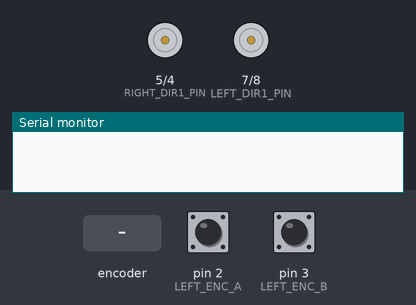
Bench run of a sketch on a simulated Arduino Uno, built with avr-gcc and run on an emulated ATmega328P. Shown: motor-driver pin pairs drawn as motors (green arrow = first pin HIGH = forward, orange = second pin HIGH = backward, longer = more drive, scaled by the enable pin), the last lines printed to the serial monitor. The test bench sets the inputs (shaded band); at power-on: pin 2 (LEFT_ENC_A) HIGH, pin 3 (LEFT_ENC_B) HIGH.

Above: at 0.1 s.
At 6.2 s:
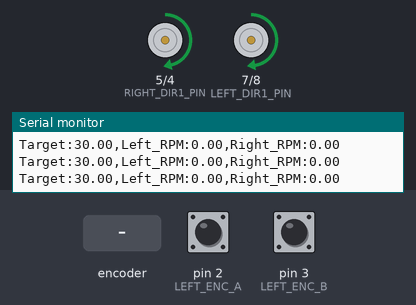
6.3 s: rotary encoder on pin 2 (LEFT_ENC_A) / pin 3 (LEFT_ENC_B) turned 1 step (first pin leading)
At 9.4 s:
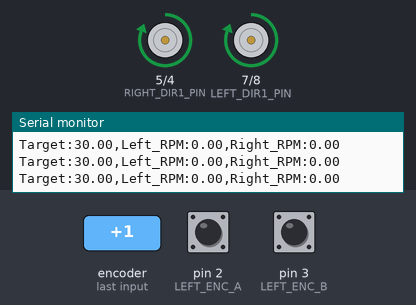
Timing chart, 0 to 10.9 s (numbered marks = the images above; inputs shaded):
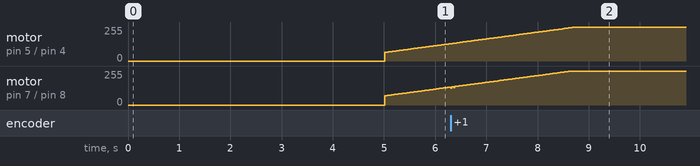

The sketch:

motors_target_rpm_old.ino
```cpp
// ================================================================
// PIN DEFINITIONS
// ================================================================
// Left Motor Pins
const int LEFT_PWM_PIN = 11;
const int LEFT_DIR1_PIN = 7;
const int LEFT_DIR2_PIN = 8;
const int LEFT_ENC_A = 2;  // Hardware Interrupt Pin
const int LEFT_ENC_B = 3;

// Right Motor Pins
const int RIGHT_PWM_PIN = 6;
const int RIGHT_DIR1_PIN = 5;
const int RIGHT_DIR2_PIN = 4;
const int RIGHT_ENC_A = 9;  // Note: Check board interrupt support for Pin 9
const int RIGHT_ENC_B = 10;

// ================================================================
// MOTOR ENCODER & TIMING CONFIGURATION
// ================================================================
// 2X Decoding PPR: Ensure 896.0 represents total 2X counts per revolution
const float ENCODER_PPR = 896.0;
const unsigned long SAMPLE_TIME_MS = 20;   // 20 ms sample rate (50 Hz)
const float DT = SAMPLE_TIME_MS / 1000.0;  // Time step in seconds

// Setpoints (Target RPMs - Can now be positive or negative)
float targetRPM_Left = 30.0;
float targetRPM_Right = 30.0;

// ================================================================
// PI GAINS (From MATLAB)
// ================================================================
// const float Kp_Left = 1.6311, Ki_Left = 7.3915;
// const float Kp_Right = 1.4808, Ki_Right = 6.3112;
const float Kp_Left = 2.3, Ki_Left = 1.7;
const float Kp_Right = 2.15, Ki_Right = 1.7;

// ================================================================
// GLOBAL VARIABLES
// ================================================================
volatile long leftEncoderTicks = 0;
volatile long rightEncoderTicks = 0;

float integral_Left = 0.0;
float integral_Right = 0.0;

unsigned long lastSampleTime = 0;

// ================================================================
// INTERRUPT SERVICE ROUTINES (2X Quadrature Decoding)
// ================================================================
void readLeftEncoder() {
  int a = digitalRead(LEFT_ENC_A);
  int b = digitalRead(LEFT_ENC_B);
  if (a != b) {
    leftEncoderTicks++;
  } else {
    leftEncoderTicks--;
  }
}

void readRightEncoder() {
  int a = digitalRead(RIGHT_ENC_A);
  int b = digitalRead(RIGHT_ENC_B);
  if (a != b) {
    rightEncoderTicks--;
  } else {
    rightEncoderTicks++;
  }
}

void setup() {
  Serial.begin(115200);

  // Motor Driver Outputs
  pinMode(LEFT_PWM_PIN, OUTPUT);
  pinMode(LEFT_DIR1_PIN, OUTPUT);
  pinMode(LEFT_DIR2_PIN, OUTPUT);

  pinMode(RIGHT_PWM_PIN, OUTPUT);
  pinMode(RIGHT_DIR1_PIN, OUTPUT);
  pinMode(RIGHT_DIR2_PIN, OUTPUT);

  // Explicitly set safe initial states (0 PWM, safe directions)
  analogWrite(LEFT_PWM_PIN, 0);
  digitalWrite(LEFT_DIR1_PIN, LOW);
  digitalWrite(LEFT_DIR2_PIN, LOW);

  analogWrite(RIGHT_PWM_PIN, 0);
  digitalWrite(RIGHT_DIR1_PIN, LOW);
  digitalWrite(RIGHT_DIR2_PIN, LOW);

  // Encoder Inputs with Internal Pull-Ups
  pinMode(LEFT_ENC_A, INPUT_PULLUP);
  pinMode(LEFT_ENC_B, INPUT_PULLUP);
  pinMode(RIGHT_ENC_A, INPUT_PULLUP);
  pinMode(RIGHT_ENC_B, INPUT_PULLUP);

  // Attach CHANGE Interrupts to Channel A for 2X Decoding
  attachInterrupt(digitalPinToInterrupt(LEFT_ENC_A), readLeftEncoder, CHANGE);
  attachInterrupt(digitalPinToInterrupt(RIGHT_ENC_A), readRightEncoder, CHANGE);
  delay(5000);

  // 2. Clear any random ticks that accumulated during the 20 seconds
  noInterrupts();
  leftEncoderTicks = 0;
  rightEncoderTicks = 0;
  interrupts();
  lastSampleTime = millis();
}

void loop() {
  unsigned long now = millis();

  // Run PI Loop at fixed intervals (DT)
  if (now - lastSampleTime >= SAMPLE_TIME_MS) {
    lastSampleTime = now;

    // 1. Read signed encoder count & reset atomically
    noInterrupts();
    long countsLeft = leftEncoderTicks;
    long countsRight = rightEncoderTicks;
    leftEncoderTicks = 0;
    rightEncoderTicks = 0;
    interrupts();

    // 2. Calculate Signed Measured RPM
    float measuredRPM_Left = (countsLeft / ENCODER_PPR) * (60.0 / DT);
    float measuredRPM_Right = (countsRight / ENCODER_PPR) * (60.0 / DT);

    // 3. Compute PI Output - Left Motor
    float error_L = targetRPM_Left - measuredRPM_Left;
    integral_Left += error_L * DT;
    integral_Left = constrain(integral_Left, -255.0 / Ki_Left, 255.0 / Ki_Left);  // Anti-windup
    float control_L = (Kp_Left * error_L) + (Ki_Left * integral_Left);

    // 4. Compute PI Output - Right Motor
    float error_R = targetRPM_Right - measuredRPM_Right;
    integral_Right += error_R * DT;
    integral_Right = constrain(integral_Right, -255.0 / Ki_Right, 255.0 / Ki_Right);  // Anti-windup
    float control_R = (Kp_Right * error_R) + (Ki_Right * integral_Right);

    // 5. Drive Motors
    driveMotor(LEFT_PWM_PIN, LEFT_DIR1_PIN, LEFT_DIR2_PIN, control_L);
    driveMotor(RIGHT_PWM_PIN, RIGHT_DIR1_PIN, RIGHT_DIR2_PIN, control_R);

    // 6. Output to Serial Plotter
    Serial.print("Target:");
    Serial.print(targetRPM_Left);
    Serial.print(",");
    Serial.print("Left_RPM:");
    Serial.print(measuredRPM_Left);
    Serial.print(",");
    Serial.print("Right_RPM:");
    Serial.println(measuredRPM_Right);
  }
}

// Drive Motor Helper Function
void driveMotor(int pwmPin, int dir1Pin, int dir2Pin, float controlVal) {
  int pwmVal = constrain(abs((int)controlVal), 0, 255);

  if (controlVal >= 0) {
    digitalWrite(dir1Pin, HIGH);
    digitalWrite(dir2Pin, LOW);
  } else {
    digitalWrite(dir1Pin, LOW);
    digitalWrite(dir2Pin, HIGH);
  }

  analogWrite(pwmPin, pwmVal);
}
```
